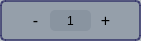
        <widget class="QWidget" name="widget_7" native="true">
         <property name="geometry">
          <rect>
           <x>90</x>
           <y>1240</y>
           <width>141</width>
           <height>41</height>
          </rect>
         </property>
         <property name="styleSheet">
          <string notr="true">QWidget {
    background-color: rgba(127, 140, 153, 150); /* Màu xám xanh với độ trong suốt */
    border-radius: 5px;
    border: 2px solid rgba(46, 46, 100, 180); /* Viền xanh với độ trong suốt */
}

QPushButton {
    border: none;
    background: transparent;
    font-size: 16px;
    color: black;
    padding: 5px;
}
</string>
         </property>
         <widget class="QPushButton" name="pushButton_14">
          <property name="geometry">
           <rect>
            <x>10</x>
            <y>10</y>
            <width>51</width>
            <height>21</height>
           </rect>
          </property>
          <property name="text">
           <string>-</string>
          </property>
         </widget>
         <widget class="QPushButton" name="pushButton_15">
          <property name="geometry">
           <rect>
            <x>80</x>
            <y>10</y>
            <width>51</width>
            <height>20</height>
           </rect>
          </property>
          <property name="text">
           <string>+</string>
          </property>
         </widget>
         <widget class="QLabel" name="label_25">
          <property name="geometry">
           <rect>
            <x>50</x>
            <y>10</y>
            <width>41</width>
            <height>21</height>
           </rect>
          </property>
          <property name="styleSheet">
           <string notr="true">QWidget {
    background-color: rgba(127, 140, 153, 150); /* Màu xám xanh với độ trong suốt */
    border-radius: 5px;
    border: 2px solid rgba(46, 46, 100, 180); /* Viền xanh với độ trong suốt */border:none
}
</string>
          </property>
          <property name="text">
           <string>1</string>
          </property>
          <property name="alignment">
           <set>Qt::AlignCenter</set>
          </property>
         </widget>
        </widget>
